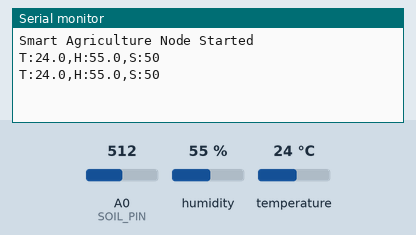
Bench run of a sketch on a simulated Arduino Uno, built with avr-gcc and run on an emulated ATmega328P. Parts: the last lines printed to the serial monitor. The inputs (shaded band) are chosen by the test bench; at power-on: A0 (SOIL_PIN) = 512, humidity 55 %, temperature 24 °C.

Above: at 2.8 s.
2.9 s: A0 (SOIL_PIN) set to 321
At 4.5 s:
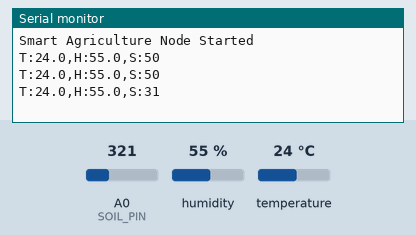
5.6 s: A0 (SOIL_PIN) set to 292
At 7.0 s:
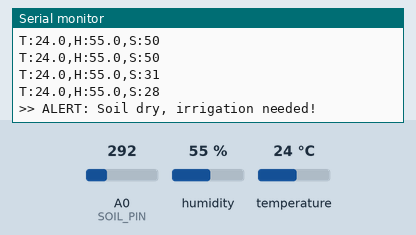
Timing chart, 0 to 8.6 s (numbered marks = the images above; inputs shaded):
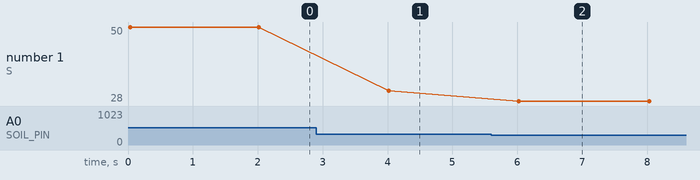

Measured:
- the behaviour switches between 307 and 306 on A0 (SOIL_PIN) (found by bisection; images 1 and 2)
- after the input at 2.9 s, the serial monitor: prints a new line after 1.1 s (image 1)
- after the input at 5.6 s, the serial monitor: prints a new line after 0.42 s (image 2)
- plotted number 1: 50 → 31 after the input at 2.9 s, 31 → 28 after the input at 5.6 s

The sketch:

sketch.ino
```cpp
#include <DHT.h>

#define DHTPIN 2
#define DHTTYPE DHT22
#define SOIL_PIN A0

DHT dht(DHTPIN, DHTTYPE);

void setup() {
  Serial.begin(9600);
  dht.begin();
  Serial.println("Smart Agriculture Node Started");
}

void loop() {
  float temp = dht.readTemperature();
  float hum = dht.readHumidity();

  int soilRaw = analogRead(SOIL_PIN);
  int soilPercent = map(soilRaw, 0, 1023, 0, 100);

  if (isnan(temp) || isnan(hum)) {
    Serial.println("DHT22 read failed!");
    delay(2000);
    return;
  }

  Serial.print("T:");
  Serial.print(temp, 1);
  Serial.print(",H:");
  Serial.print(hum, 1);
  Serial.print(",S:");
  Serial.println(soilPercent);

  if (soilPercent < 30) {
    Serial.println(">> ALERT: Soil dry, irrigation needed!");
  }

  delay(2000);
}
```
